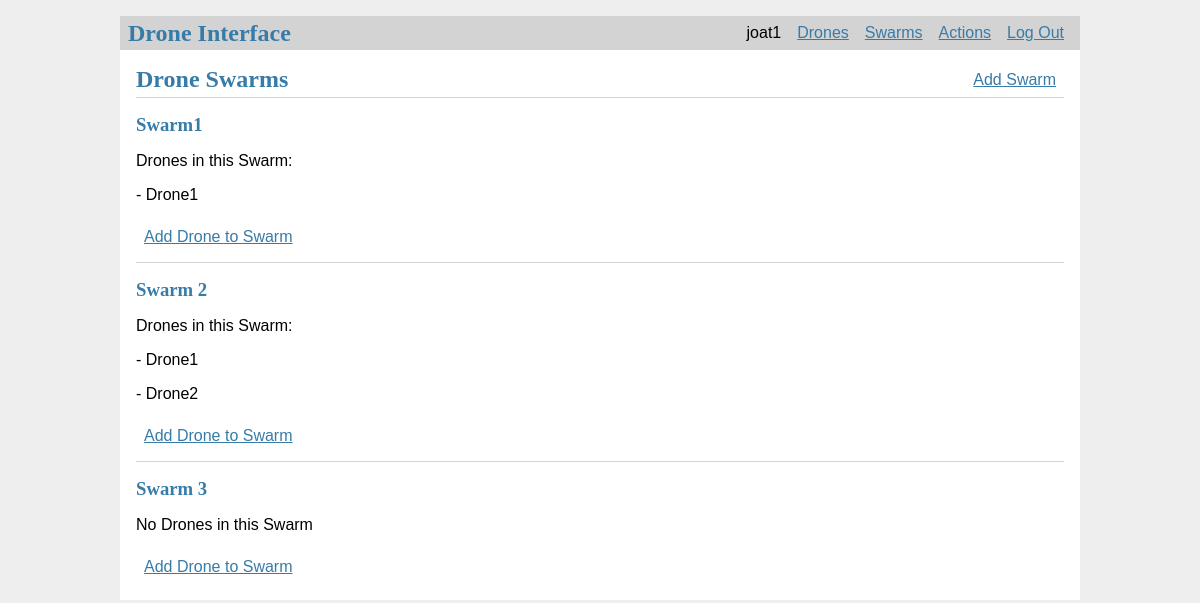
Screenshot of /swarms (signed in) with the database file from the repository.
### tables this page shows
CREATE TABLE user (
  id INTEGER PRIMARY KEY AUTOINCREMENT,
  username TEXT UNIQUE NOT NULL,
  password TEXT NOT NULL
);

CREATE TABLE groups (
  id INTEGER PRIMARY KEY AUTOINCREMENT,
  group_name TEXT NOT NULL
);

CREATE TABLE drones (
  id INTEGER PRIMARY KEY AUTOINCREMENT,
  drone_name TEXT UNIQUE NOT NULL,
  description TEXT NOT NULL,
  ip_addr TEXT NOT NULL,
  port TEXT NOT NULL,
  mac_addr TEXT,
  owner_id INTEGER NOT NULL,
  group_id INTEGER,
  FOREIGN KEY (owner_id) REFERENCES user (id),
  FOREIGN KEY (group_id) REFERENCES groups (id)
);

### flaskr/swarms.py (the view)
@bp.route('/swarms')
def swarms():
    db = get_db()
    drones_in_swarm_dict = {}
    amt_drones_in_swarm_dict = {}
    all_swarms = get_all_swarms()
    for swarm in all_swarms:
        temp_id = swarm['id']
        drones_in_group = get_drones_from_a_swarm(temp_id)
        count_of_drones = count_drones_a_group(temp_id)
        for drone in count_of_drones:
            if drone[0] != 0:
                amt_drones_in_swarm_dict[temp_id] = drone[0]
        drones_in_swarm_dict[temp_id] = drones_in_group
    return render_template('swarms/swarms_display.html', swarms=all_swarms,
                           amt_drones_in_group_dict=amt_drones_in_swarm_dict,
                           drones_in_group_dict=drones_in_swarm_dict)

### flaskr/auth.py (called while the page is built)
@bp.before_app_request
def load_logged_in_user():
    user_id = session.get('user_id')
    if user_id is None:
        g.user = None
    else:
        g.user = get_db().execute(
            'SELECT * FROM user WHERE id = ?', (user_id,)
        ).fetchone()

### flaskr/db.py (called while the page is built)
def get_db():
    if 'db' not in g:
        g.db = sqlite3.connect(
            current_app.config['DATABASE'],
            detect_types=sqlite3.PARSE_DECLTYPES
        )
        g.db.row_factory = sqlite3.Row
    return g.db

### flaskr/swarms.py (called while the page is built)
def get_all_swarms():
    swarm = get_db().execute(
        'SELECT *'
        ' FROM groups'
    ).fetchall()
    if swarm is None:
        abort(404, f"No Swarms doesn't exist.")
    return swarm

def get_drones_from_a_swarm(swarm_id):
    drones = get_db().execute(
        'SELECT *'
        ' FROM drones'
        ' WHERE id in (SELECT drone_id FROM groups_and_drones WHERE groups_and_drones.group_id = ?)', (swarm_id,)
    ).fetchall()
    if drones is None:
        abort(404, f"No Drones in this swarm.")
    return drones

def count_drones_a_group(swarm_id):
    drones = get_db().execute(
        'SELECT COUNT (*)'
        ' FROM drones'
        ' WHERE id in (select drone_id from groups_and_drones where groups_and_drones.group_id = ?)', (swarm_id,)
    ).fetchall()
    if drones is None:
        abort(404, f"No Drones in this Swarm.")
    return drones

### flaskr/templates/swarms/swarms_display.html (shortened to what this page needs)
{% extends 'base.html' %}
{% block header %}
  <h1>{% block title %}Drone Swarms{% endblock %}</h1>
  {% if g.user %}
    <a class="action" href="{{ url_for('swarms.register_swarm') }}">Add Swarm</a>
  {% endif %}
{% endblock %}
{% block content %}
  {% for swarm in swarms %}
    <article class="swarm">
      <header>
        <div>
          <h1>{{ swarm['group_name'] }}</h1>
            {% if swarm['id'] in amt_drones_in_group_dict.keys() %}
              <p>Drones in this Swarm: </p>
              {% for group_drone in drones_in_group_dict %}
                {% if group_drone == swarm['id'] %}
                    {% for drone in drones_in_group_dict[swarm['id']] %}
                      <p> - {{ drone['drone_name'] }}</p>
                    {% endfor %}
                {% endif %}
              {% endfor %}
            {% else %}
              <p> No Drones in this Swarm</p>
            {% endif %}
            {% if g.user %}
                <a class="action" href="{{ url_for('swarms.add_drone_to_swarm', id=swarm['id']) }}">Add Drone to Swarm</a>
            {% endif %}
        </div>
      </header>
    </article>
    {% if not loop.last %}
      <hr>
    {% endif %}
  {% endfor %}
{% endblock %}

### flaskr/templates/base.html (shortened to what this page needs)
<!doctype html>
<link rel="stylesheet" href="{{ url_for('static', filename='style.css') }}">
<nav>
  <h1>Drone Interface</h1>
  <ul>
    {% if g.user %}
        <li><span>{{ g.user['username'] }}</span>
        <li><a href="{{ url_for('drones.drones_display') }}">Drones</a>
        <li><a href="{{ url_for('swarms.swarms') }}">Swarms</a>
        <li><a href="{{ url_for('actions.actions_connect_to_swarm') }}">Actions</a>
        <li><a href="{{ url_for('auth.logout') }}">Log Out</a>
    {% else %}
      <li><a href="{{ url_for('auth.register') }}">Register User</a>
      <li><a href="{{ url_for('auth.login') }}">Log In</a>
    {% endif %}
  </ul>
</nav>
<section class="content">
  <header>
    {% block header %}{% endblock %}
  </header>
  {% block content %}{% endblock %}
</section>

### flaskr/static/style.css (style rules this page uses)
h1 { font-family: serif; color: #377ba8; margin: 1rem 0; }
a { color: #377ba8; }
hr { border: none; border-top: 1px solid lightgray; }
nav { background: lightgray; display: flex; align-items: center; padding: 0 0.5rem; }
nav h1 { flex: auto; margin: 0; }
nav ul { display: flex; list-style: none; margin: 0; padding: 0; }
nav ul li a, nav ul li span, header .action { display: block; padding: 0.5rem; }
.content { padding: 0 1rem 1rem; }
.content > header { border-bottom: 1px solid lightgray; display: flex; align-items: flex-end; }
.content > header h1 { flex: auto; margin: 1rem 0 0.25rem 0; }
.content:last-child { margin-bottom: 0; }

### rows the page displays
user: user.username "joat1"
groups: group_name "Swarm1"
drones: drone_name "Drone1"
groups: group_name "Swarm 2"
drones: drone_name "Drone2"
groups: group_name "Swarm 3", shows "No Drones in this Swarm"
